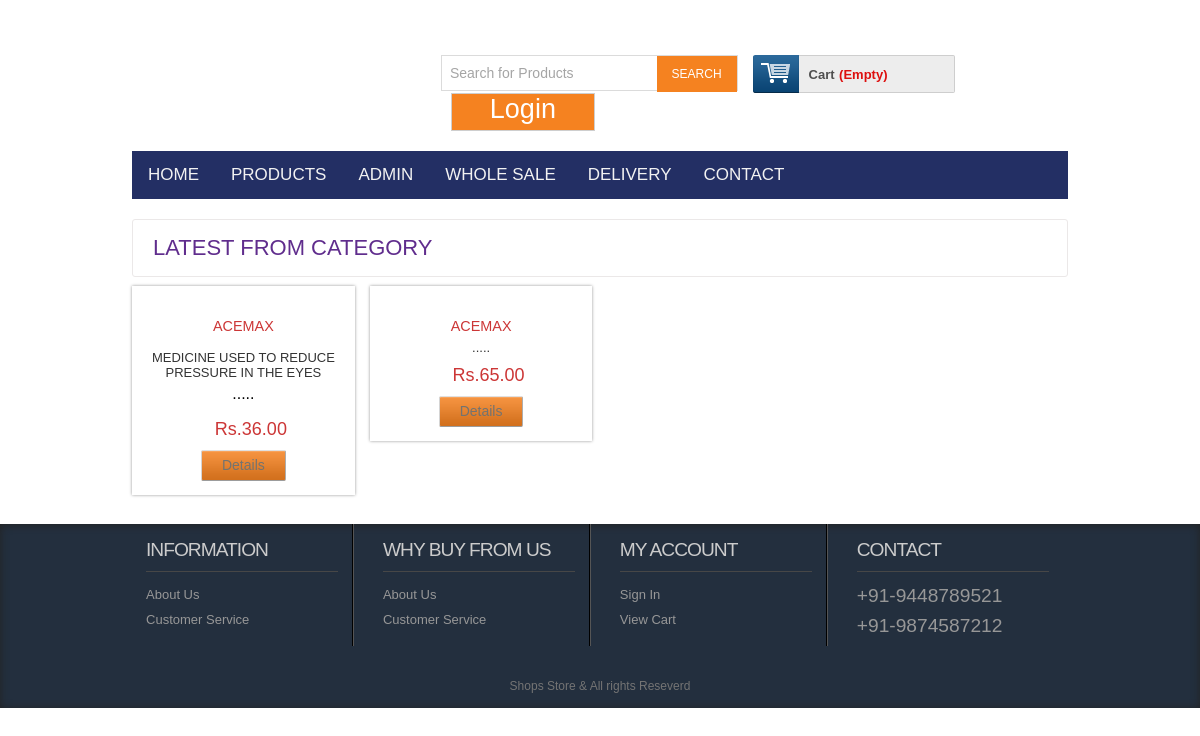
The app's page /apps/productbycat.php?catId=2 with its own data.
### tables this page shows
CREATE TABLE `tbl_product` (
  `productId` int(11) NOT NULL,
  `productName` varchar(255) NOT NULL,
  `catId` int(11) NOT NULL,
  `brandId` int(11) NOT NULL,
  `body` text NOT NULL,
  `price` float(10,2) NOT NULL,
  `image` varchar(255) NOT NULL,
  `type` tinyint(4) NOT NULL DEFAULT 0,
  `suplr` varchar(200) NOT NULL,
  `phone` text NOT NULL,
  `address` text NOT NULL
);

### apps/classess/Product.php (called while the page is built, shortened)
<?php
$filepath = realpath(dirname(__FILE__));
include_once ($filepath.'/../lib/Database.php');
include_once ($filepath.'/../helpers/Formate.php');
?>
<?php
class Product{
private $db;
	public function __construct()
	{
		$this->db = new Database();
	}
public function productByCat($id){
$catId       = mysqli_real_escape_string($this->db->link,$id);
$query       = "SELECT * FROM tbl_product WHERE catId = '$catId'";
$result      = $this->db->select($query);
return $result;
}
}
?>

### apps/lib/Database.php (called while the page is built, shortened)
<?php
Class Database{
 public $host   = DB_HOST;
 public $user   = DB_USER;
 public $pass   = DB_PASS;
 public $dbname = DB_NAME;
 public $link;
private function connectDB(){
 $this->link = new mysqli($this->host, $this->user, $this->pass,
  $this->dbname);
 }
public function select($query){
  $result = $this->link->query($query) or
   die($this->link->error.__LINE__);
  if($result->num_rows > 0){
    return $result;
  } else {
    return false;
  }
 }
}

### apps/helpers/Formate.php (called while the page is built, shortened)
<?php
class Format{
 public function textShorten($text, $limit = 400){
  $text = $text. " ";
  $text = substr($text, 0, $limit);
  $text = substr($text, 0, strrpos($text, ' '));
  $text = $text.".....";
  return $text;
 }
}
?>

### apps/productbycat.php (the view, shortened to what this page needs)
<?php include 'inc/header.php';?>
<?php
if (!isset($_GET['catId']) || $_GET['catId'] == NULL) {
   echo "<script>window.location='404.php';</script>";
} else {
    $id = preg_replace('/[^-a-zA-Z0-9_]/', '', $_GET['catId']);
}
 ?>
 <div class="main">
    <div class="content">
    	<div class="content_top">
    		<div class="heading">
    		<h3>Latest from Category</h3>
    		</div>
    	</div>
	      <div class="section group">
	      	<?php
	      	$productbycat = $pd->productByCat($id);
	      	if ($productbycat) {
	      		while ($result = $productbycat->fetch_assoc()) {
	      	 ?>
				<div class="grid_1_of_4 images_1_of_4">
					 <h2><?php echo $result['productName']; ?></h2>
					 <p><?php echo $fm->textShorten($result['body'],60); ?></p>
					 <p><span class="price">Rs.<?php echo $result['price']; ?></span></p>
				     <div class="button"><span><a href="details.php?proid=<?php echo $result['productId']; ?>" class="details">Details</a></span></div>
				</div>
			<?php }}else{
				header("location:404.php");
			} ?>
			</div>
    </div>
 </div>
<?php include 'inc/footer.php';?>

### apps/css/newstyle.css (style rules this page uses)
html,body,div,span,applet,object,iframe,h1,h2,h3,h4,h5,h6,p,blockquote,pre,a,abbr,acronym,address,big,cite,code,del,dfn,em,img,ins,kbd,q,s,samp,small,strike,strong,sub,sup,tt,var,b,u,i,dl,dt,dd,ol,nav ul,nav li,fieldset,form,label,legend,table,caption,tbody,tfoot,thead,tr,th,td,article,aside,canvas,details,embed,figure,figcaption,footer,header,hgroup,menu,nav,output,ruby,section,summary,time,mark,audio,video { margin:0;padding:0;border:0;font-size:100%;font:inherit;vertical-align:baseline; }
a { text-decoration:none; }
body { font-family:Arial, Helvetica, sans-serif; background:url(../images/body_bg.jpg); }
.section { clear: both; padding: 0px; margin: 0px; }
.group:before, .group:after { content:""; display:table; }
.group:after { clear:both; }
.group { zoom:1; }
.content { padding:20px 0; background:#FFF; }
.content h2 { font-size:23px; color:#6C6C6C; font-family: 'Monda', sans-serif; }
.content_top { padding:15px 20px; border:1px solid #EBE8E8; border-radius:3px; }
.heading { float:left; margin-right:10%; }
.heading h3 { font-family: 'Monda', sans-serif; font-size:22px; color:#602D8D; text-transform:uppercase; }
.grid_1_of_4 { display: block; float:left; margin: 1% 0 1% 1.6%; box-shadow: 0px 0px 3px rgb(150, 150, 150); }
.grid_1_of_4:first-child { margin-left: 0; }
.images_1_of_4 { width: 20.8%; padding:1.5%; text-align:center; position:relative; }
.images_1_of_4 h2 { color: #CC3636; font-family: 'Monda', sans-serif; font-size:0.9em; font-weight : normal; }
.images_1_of_4 p { font-size:0.8125em; padding:0.4em 0; color: #333; }
.images_1_of_4 p span.price { font-size:18px; font-family: 'Monda', sans-serif; color: #CC3636; margin-left:15px; }
.images_1_of_4 .button { float: left; line-height: 1.9em; margin-top: 0.3em; width: 100%; }
.images_1_of_4 .button a { padding:7px 20px; font-size:0.8em; }
.images_1_of_4 .button a { font-family: "Trebuchet MS",Arial,Helvetica,sans-serif; font-size: 14px; line-height: 15px; text-transform: none; color: #737370; text-decoration: none!important; background:#F58220 url(../images/large-button-overlay.png); display: inline-block; border-left: 1px solid #D4D4D4!important; border-right: 1px solid #ADADAD!important; border-top: 1px solid #E0E0E0!important; border-bottom: 1px solid #9C9C9C!important; cursor: pointer!important; margin: 0 2px; border-radius: 2px; -moz-border-radius: 2px; -webkit-border-radius: 2px; -webkit-transition: all 0.5s ease; -moz-transition: all 0.5s ease; -o-transition: all 0.5s ease; transition: all 0.5s ease; }

### apps/css/tougle.css (style rules this page uses)
body { margin: 0; font-family: Arial, Helvetica, sans-serif; }

### records on screen
tbl_product: productName "ACEMAX", body "MEDICINE USED TO REDUCE PRESSURE IN THE EYES .....", price "36.00"
tbl_product: productName "ACEMAX", body ".....", price "65.00"
